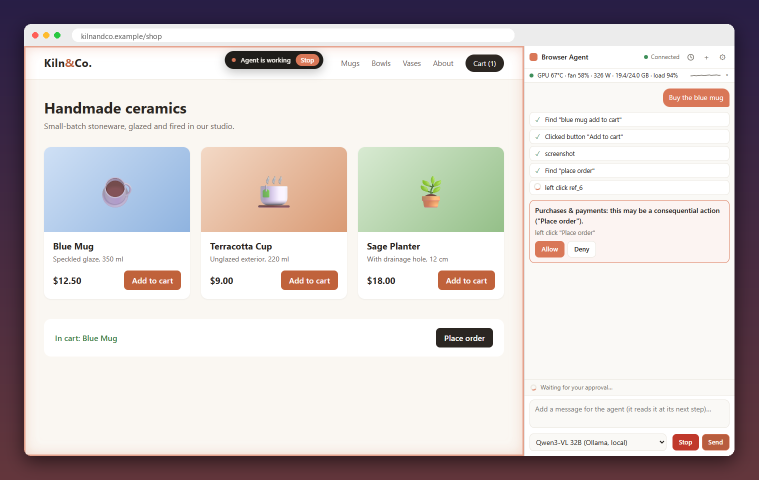
#> input picture docs/screenshots/hero.png, 1517 x 960 px (shown at 1/2 size)
$ python social-preview.py
#> lines starting #> are read from the running program, lines starting #| are printed output that depends on the picture; after the words box and inside, x2 and y2 are one past the last pixel; in counts of white or black regions, pixels touching at a corner belong together
"""Build docs/screenshots/social-preview.png (1280x640) for GitHub's social preview setting."""
from pathlib import Path

from PIL import Image, ImageDraw, ImageFilter, ImageFont

SHOTS = Path(__file__).resolve().parent.parent / "docs" / "screenshots"


def font(size, bold=False):
    names = ["segoeuib.ttf", "Arial Bold.ttf", "DejaVuSans-Bold.ttf"] if bold else ["segoeui.ttf", "Arial.ttf", "DejaVuSans.ttf"]
    for n in names:
        try:
            return ImageFont.truetype(n, size)
        except OSError:
            pass
    return ImageFont.load_default()


W, H = 1280, 640
bg = Image.new("RGB", (W, H))
#> bg: PIL image 1280x640 RGB; every value is 0
d = ImageDraw.Draw(bg)
for y in range(H):
    t = y / H
    d.line([0, y, W, y], fill=(int(11 + 20 * t), int(15 + 26 * t), int(23 + 32 * t)))

# App window (hero without its own background), tilted into the right side.
hero = Image.open(SHOTS / "hero.png").convert("RGB")
#> hero is the input picture: PIL image 1517x960 RGB; mean R, G, B 210.6, 203.4, 202.7
win = hero.crop((48, 48, hero.width - 48, hero.height - 48))
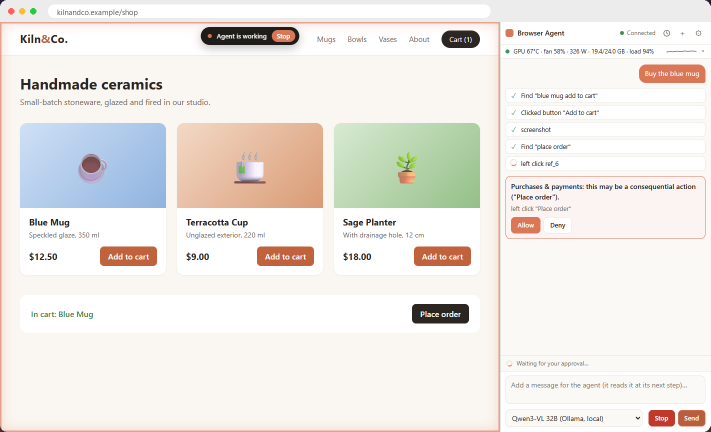
#> win: PIL image 1421x864 RGB (shown at 1/2 size); mean R, G, B 238.3, 234.3, 229.6
scale = 700 / win.width
#> scale = 0.493
win = win.resize((700, int(win.height * scale)), Image.LANCZOS)
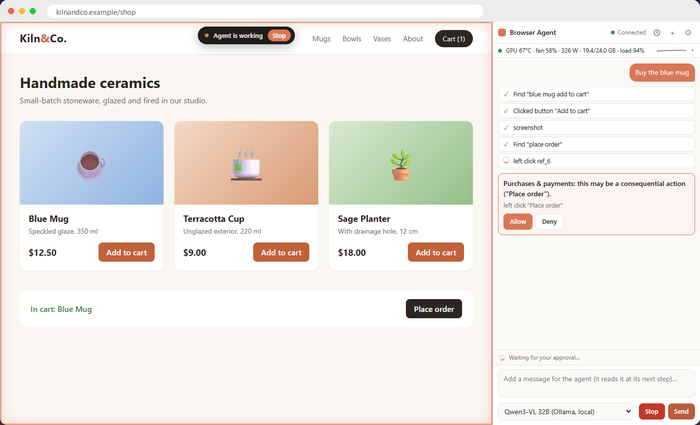
#> win: PIL image 700x425 RGB; mean R, G, B 238.1, 234.2, 229.4
x, y = W - win.width - 40, (H - win.height) // 2 + 20
#> x = 540; y = 127
shadow = Image.new("L", (W, H), 0)
#> shadow: PIL image 1280x640 L; every value is 0
ImageDraw.Draw(shadow).rounded_rectangle([x, y + 12, x + win.width, y + win.height + 12], radius=12, fill=170)
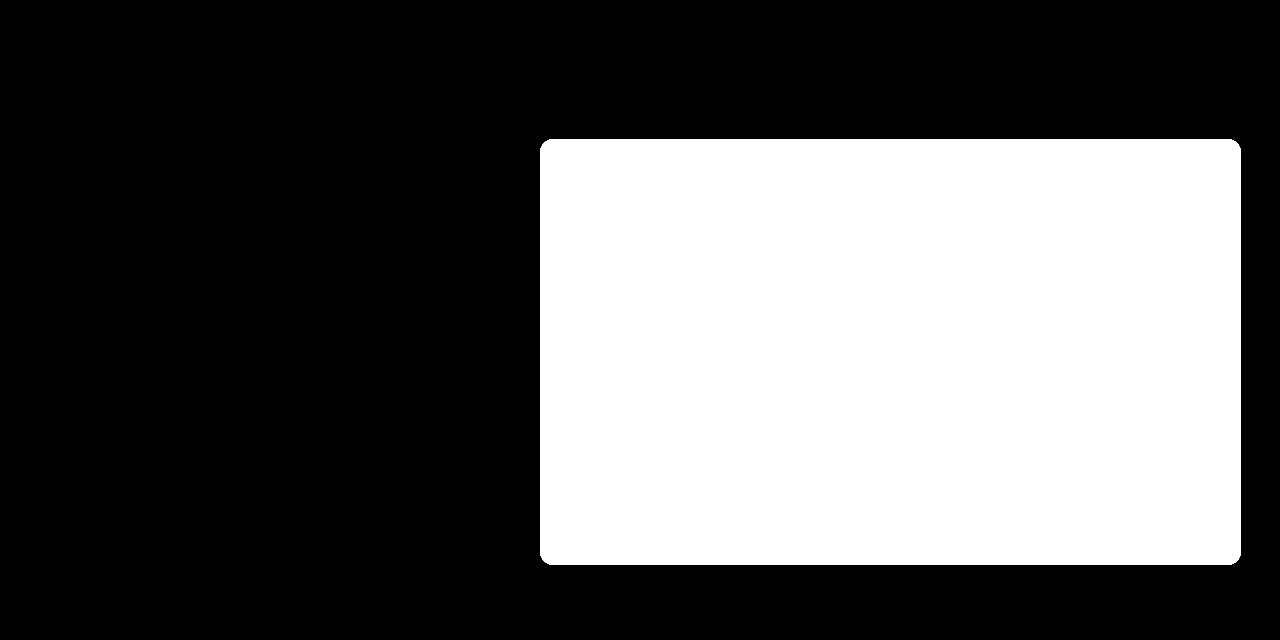
#> shadow: PIL image 1280x640 L; values 0 (black) and 170 (white), 36.4% white; 1 white region, box (x1, y1, x2, y2) and area: (540, 139, 1241, 565) 298490
bg.paste(Image.new("RGB", (W, H), "#000"), (0, 0), shadow.filter(ImageFilter.GaussianBlur(20)))
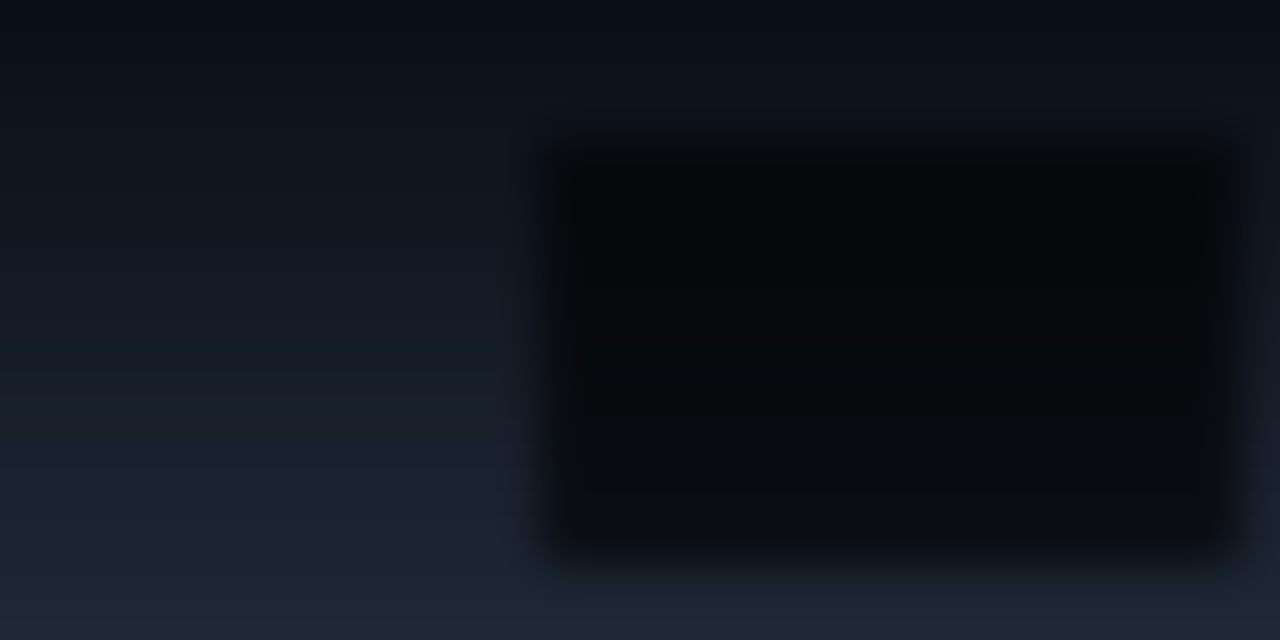
#> bg: PIL image 1280x640 RGB; mean R, G, B 15.3, 20.5, 28.8
mask = Image.new("L", win.size, 0)
#> mask: PIL image 700x425 L; every value is 0
ImageDraw.Draw(mask).rounded_rectangle([0, 0, win.width - 1, win.height - 1], radius=12, fill=255)
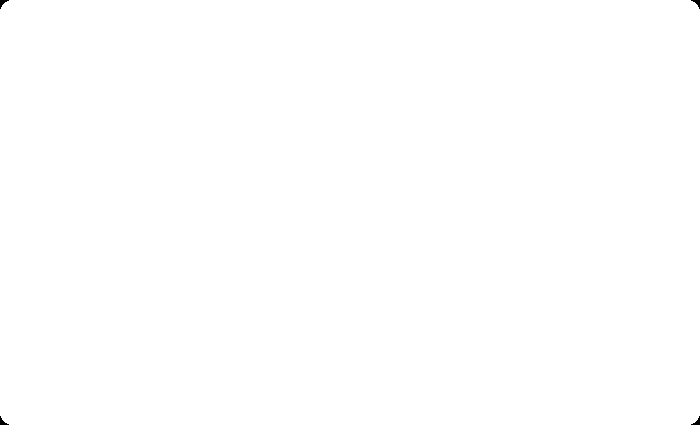
#> mask: PIL image 700x425 L; 100% white; 4 black regions, box (x1, y1, x2, y2) and area: (0, 0, 9, 9) 34, (691, 0, 700, 9) 34, (0, 416, 9, 425) 34, (691, 416, 700, 425) 34
bg.paste(win, (x, y), mask)
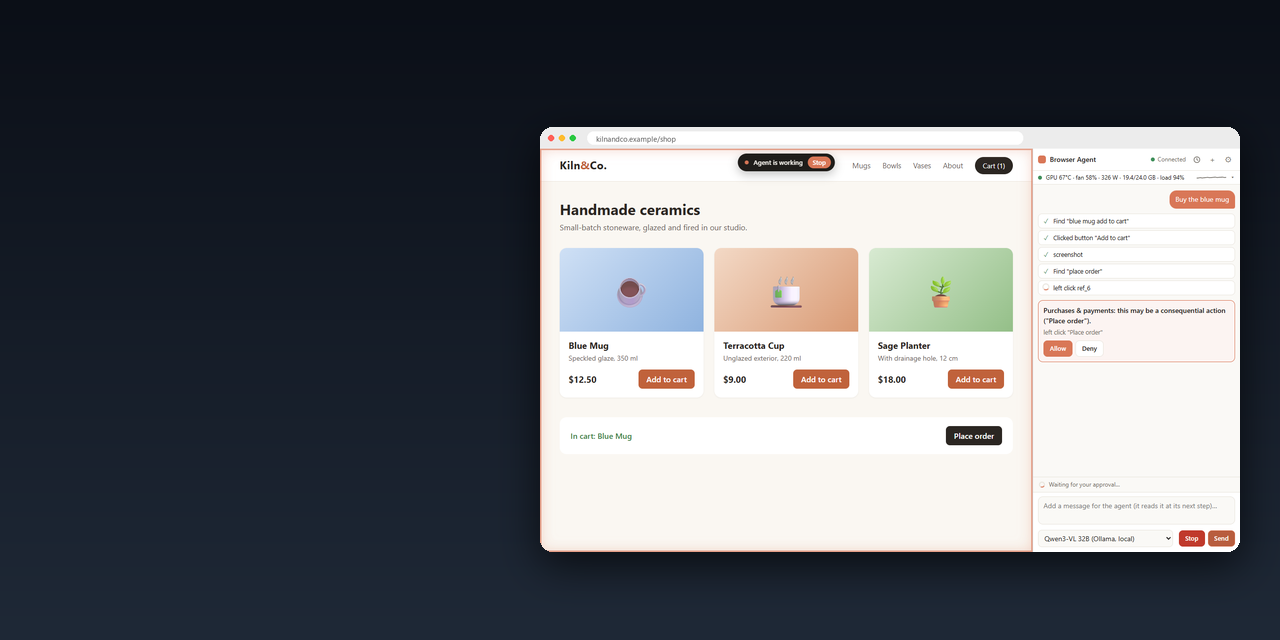
#> bg: PIL image 1280x640 RGB; mean R, G, B 98.9, 101.7, 106.7

d = ImageDraw.Draw(bg)
#> (the run stopped early here; a loop or call above may not have finished)

$ run again, with docs/screenshots/panel-approval.png copied over docs/screenshots/hero.png
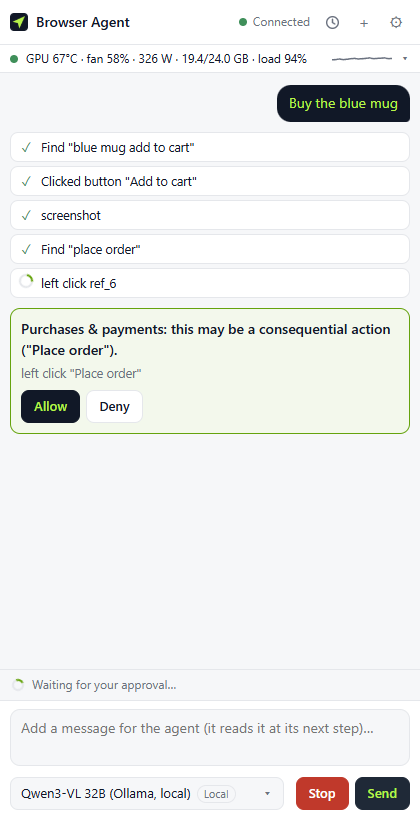
#> input picture docs/screenshots/panel-approval.png, 420 x 820 px
#> hero is the input picture: PIL image 420x820 RGB; mean R, G, B 238, 239.2, 238.5
#> `ImageDraw.Draw(shadow).rounded_rectangle([x, y + 12, x + win.width, y ..`:
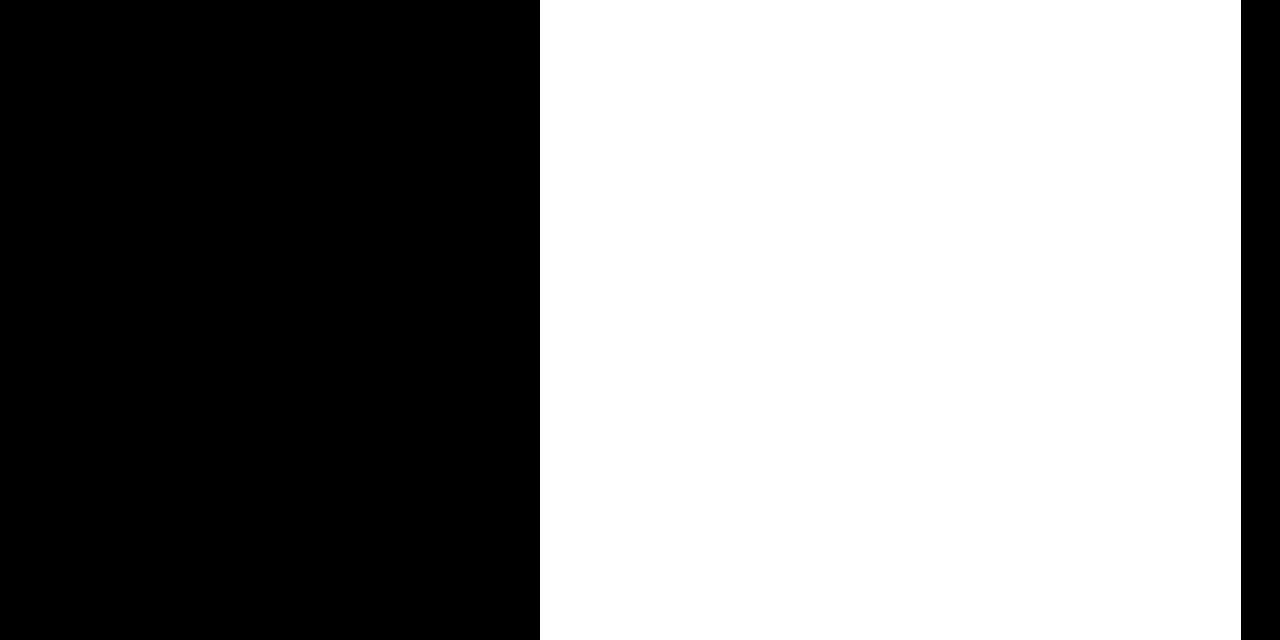
#> shadow: PIL image 1280x640 L; values 0 (black) and 170 (white), 54.8% white; 2 black regions, box (x1, y1, x2, y2) and area: (0, 0, 540, 640) 345600, (1241, 0, 1280, 640) 24960
#> `bg.paste(win, (x, y), mask)`:
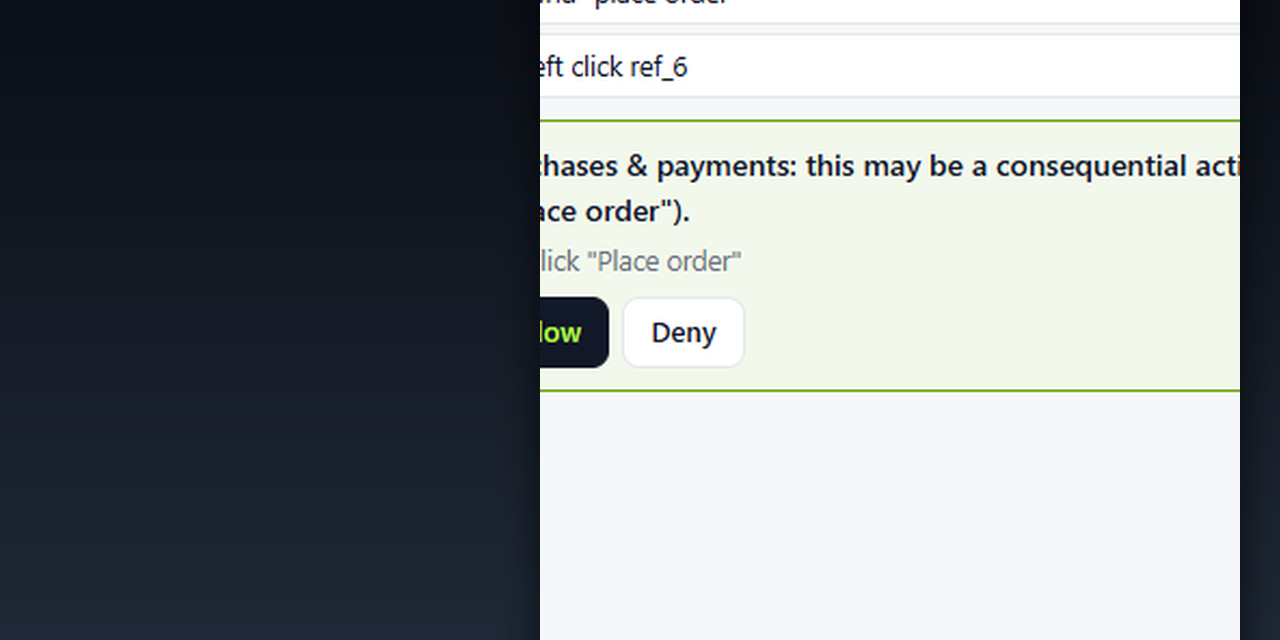
#> bg: PIL image 1280x640 RGB; mean R, G, B 139.5, 144.3, 146.8
